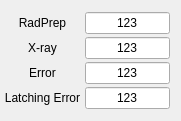
    <widget class="QWidget" name="gridLayoutWidget_6">
     <property name="geometry">
      <rect>
       <x>260</x>
       <y>250</y>
       <width>181</width>
       <height>121</height>
      </rect>
     </property>
     <layout class="QGridLayout" name="gridLayout_6" rowstretch="1,1,1,1" columnstretch="1,1">
      <property name="leftMargin">
       <number>0</number>
      </property>
      <property name="horizontalSpacing">
       <number>0</number>
      </property>
      <property name="verticalSpacing">
       <number>2</number>
      </property>
      <item row="3" column="1">
       <widget class="caLineEdit" name="caLineEdit_35">
        <property name="text">
         <string>123</string>
        </property>
        <property name="alignment">
         <set>Qt::AlignAbsolute|Qt::AlignCenter|Qt::AlignHCenter|Qt::AlignVCenter</set>
        </property>
        <property name="channel" stdset="0">
         <string notr="true">$(P):ErrorLatching</string>
        </property>
        <property name="foreground">
         <color>
          <red>195</red>
          <green>195</green>
          <blue>195</blue>
         </color>
        </property>
        <property name="background">
         <color>
          <red>58</red>
          <green>58</green>
          <blue>58</blue>
         </color>
        </property>
        <property name="colorMode">
         <enum>caLineEdit::Static</enum>
        </property>
        <property name="precision">
         <number>0</number>
        </property>
        <property name="fontScaleMode">
         <enum>caLineEdit::Height</enum>
        </property>
        <property name="formatType">
         <enum>caLineEdit::decimal</enum>
        </property>
       </widget>
      </item>
      <item row="2" column="0">
       <widget class="caLabel" name="calabel_56">
        <property name="text">
         <string>Error</string>
        </property>
        <property name="alignment">
         <set>Qt::AlignCenter</set>
        </property>
        <property name="foreground">
         <color>
          <red>180</red>
          <green>180</green>
          <blue>180</blue>
         </color>
        </property>
        <property name="background">
         <color alpha="0">
          <red>160</red>
          <green>160</green>
          <blue>164</blue>
         </color>
        </property>
       </widget>
      </item>
      <item row="0" column="0">
       <widget class="caLabel" name="calabel_59">
        <property name="text">
         <string>RadPrep</string>
        </property>
        <property name="alignment">
         <set>Qt::AlignCenter</set>
        </property>
        <property name="foreground">
         <color>
          <red>180</red>
          <green>180</green>
          <blue>180</blue>
         </color>
        </property>
        <property name="background">
         <color alpha="0">
          <red>160</red>
          <green>160</green>
          <blue>164</blue>
         </color>
        </property>
       </widget>
      </item>
      <item row="2" column="1">
       <widget class="caLineEdit" name="caLineEdit_37">
        <property name="text">
         <string>123</string>
        </property>
        <property name="alignment">
         <set>Qt::AlignAbsolute|Qt::AlignCenter|Qt::AlignHCenter|Qt::AlignVCenter</set>
        </property>
        <property name="channel" stdset="0">
         <string notr="true">$(P):Error</string>
        </property>
        <property name="foreground">
         <color>
          <red>195</red>
          <green>195</green>
          <blue>195</blue>
         </color>
        </property>
        <property name="background">
         <color>
          <red>58</red>
          <green>58</green>
          <blue>58</blue>
         </color>
        </property>
        <property name="colorMode">
         <enum>caLineEdit::Static</enum>
        </property>
        <property name="precision">
         <number>0</number>
        </property>
        <property name="fontScaleMode">
         <enum>caLineEdit::Height</enum>
        </property>
        <property name="formatType">
         <enum>caLineEdit::decimal</enum>
        </property>
       </widget>
      </item>
      <item row="1" column="1">
       <widget class="caLineEdit" name="caLineEdit_33">
        <property name="text">
         <string>123</string>
        </property>
        <property name="alignment">
         <set>Qt::AlignAbsolute|Qt::AlignCenter|Qt::AlignHCenter|Qt::AlignVCenter</set>
        </property>
        <property name="channel" stdset="0">
         <string notr="true">$(P):Xray</string>
        </property>
        <property name="foreground">
         <color>
          <red>195</red>
          <green>195</green>
          <blue>195</blue>
         </color>
        </property>
        <property name="background">
         <color>
          <red>58</red>
          <green>58</green>
          <blue>58</blue>
         </color>
        </property>
        <property name="colorMode">
         <enum>caLineEdit::Static</enum>
        </property>
        <property name="precision">
         <number>0</number>
        </property>
        <property name="fontScaleMode">
         <enum>caLineEdit::Height</enum>
        </property>
        <property name="formatType">
         <enum>caLineEdit::decimal</enum>
        </property>
       </widget>
      </item>
      <item row="0" column="1">
       <widget class="caLineEdit" name="caLineEdit_32">
        <property name="text">
         <string>123</string>
        </property>
        <property name="alignment">
         <set>Qt::AlignAbsolute|Qt::AlignCenter|Qt::AlignHCenter|Qt::AlignVCenter</set>
        </property>
        <property name="channel" stdset="0">
         <string notr="true">$(P):RadPrep</string>
        </property>
        <property name="foreground">
         <color>
          <red>195</red>
          <green>195</green>
          <blue>195</blue>
         </color>
        </property>
        <property name="background">
         <color>
          <red>58</red>
          <green>58</green>
          <blue>58</blue>
         </color>
        </property>
        <property name="colorMode">
         <enum>caLineEdit::Static</enum>
        </property>
        <property name="precision">
         <number>0</number>
        </property>
        <property name="fontScaleMode">
         <enum>caLineEdit::Height</enum>
        </property>
        <property name="formatType">
         <enum>caLineEdit::decimal</enum>
        </property>
       </widget>
      </item>
      <item row="1" column="0">
       <widget class="caLabel" name="calabel_57">
        <property name="text">
         <string>X-ray</string>
        </property>
        <property name="alignment">
         <set>Qt::AlignCenter</set>
        </property>
        <property name="foreground">
         <color>
          <red>180</red>
          <green>180</green>
          <blue>180</blue>
         </color>
        </property>
        <property name="background">
         <color alpha="0">
          <red>160</red>
          <green>160</green>
          <blue>164</blue>
         </color>
        </property>
       </widget>
      </item>
      <item row="3" column="0">
       <widget class="caLabel" name="calabel_66">
        <property name="text">
         <string>Latching Error</string>
        </property>
        <property name="alignment">
         <set>Qt::AlignCenter</set>
        </property>
        <property name="foreground">
         <color>
          <red>180</red>
          <green>180</green>
          <blue>180</blue>
         </color>
        </property>
        <property name="background">
         <color alpha="0">
          <red>160</red>
          <green>160</green>
          <blue>164</blue>
         </color>
        </property>
        <property name="visibility">
         <enum>caLabel::StaticV</enum>
        </property>
       </widget>
      </item>
     </layout>
    </widget>
